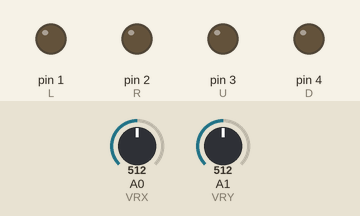
Recording of a sketch running on a simulated Arduino Uno, built with avr-gcc and run on an emulated ATmega328P. Shown: output pins drawn as LEDs (lit = HIGH). The test bench sets the inputs (shaded band); at power-on: A0 (VRX) = 512, A1 (VRY) = 512.

Above: at 1.2 s.
1.3 s: A0 (VRX) set to 16
2.8 s: A0 (VRX) set to 13
At 3.9 s:
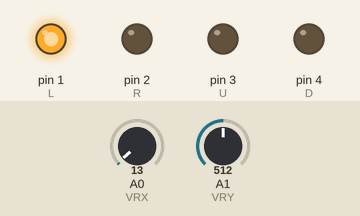
4.3 s: A0 (VRX) set to 1020
At 5.0 s:
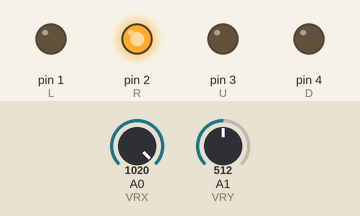
5.8 s: A0 (VRX) set to 994
At 6.2 s:
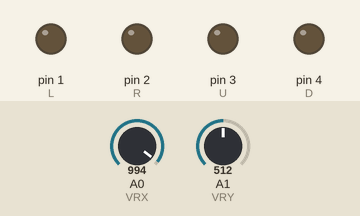
7.3 s: A1 (VRY) set to 16
8.8 s: A1 (VRY) set to 13
At 9.7 s:
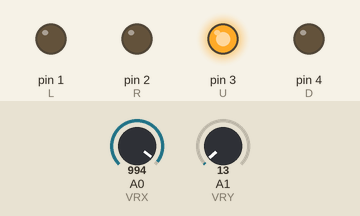
Timing chart, 0 to 11.3 s (numbered marks = the images above; inputs shaded):
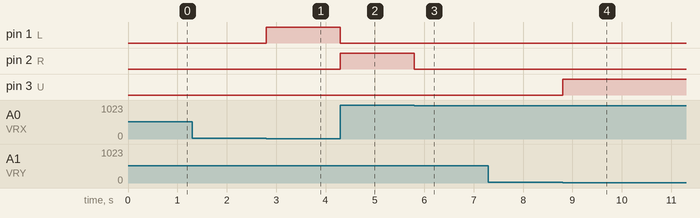

The sketch:

rocker_control.ino
```cpp
int VRX = A0;
int VRY = A1;
int SW = A2;
int L = 1;
int R = 2;
int U = 3;
int D = 4;
int x, y;
bool left = false, right = false, up = false, down = false;

void setup() {
  pinMode(VRX, INPUT);
  pinMode(VRY, INPUT);
  pinMode(L, OUTPUT);
  pinMode(R, OUTPUT);
  pinMode(U, OUTPUT);
  pinMode(D, OUTPUT);
}

void loop() {
  x = analogRead(VRX);
  y = analogRead(VRY);
  if (x > 1010) {
    left = false;
    right = true;
    up = false;
    down = false;
  }
  else if (x < 15) {
    left = true;
    right = false;
    up = false;
    down = false;
  }
  else if (y > 1010) {
    left = false;
    right = false;
    up = false;
    down = true;
  }
  else if (y < 15) {
    left = false;
    right = false;
    up = true;
    down = false;
  }
  else {
    left = false;
    right = false;
    up = false;
    down = false;
  }
  digitalWrite(L, left);
  digitalWrite(R, right);
  digitalWrite(U, up);
  digitalWrite(D, down);
}
```

Measured:
- the behaviour switches between 15 and 14 on A0 (VRX) (found by bisection; images 0 and 1)
- the behaviour switches between 1011 and 1010 on A0 (VRX) (found by bisection; images 2 and 3)
- the behaviour switches between 15 and 14 on A1 (VRY) (found by bisection; images 3 and 4)
- after the input at 1.3 s, every drawn part: stays the same
- after the input at 2.8 s, pin 1 (L): LOW → HIGH at once
- after the input at 4.3 s, pin 1 (L): HIGH → LOW at once; pin 2 (R): LOW → HIGH at once
- after the input at 5.8 s, pin 2 (R): HIGH → LOW at once
- after the input at 7.3 s, every drawn part: stays the same
- after the input at 8.8 s, pin 3 (U): LOW → HIGH at once
